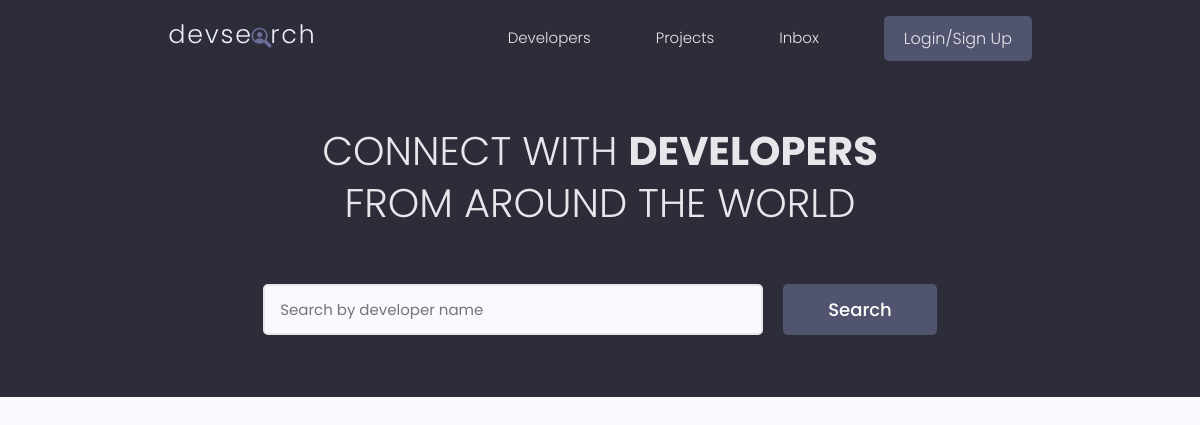
/users/, run on an earlier commit of the app's database.
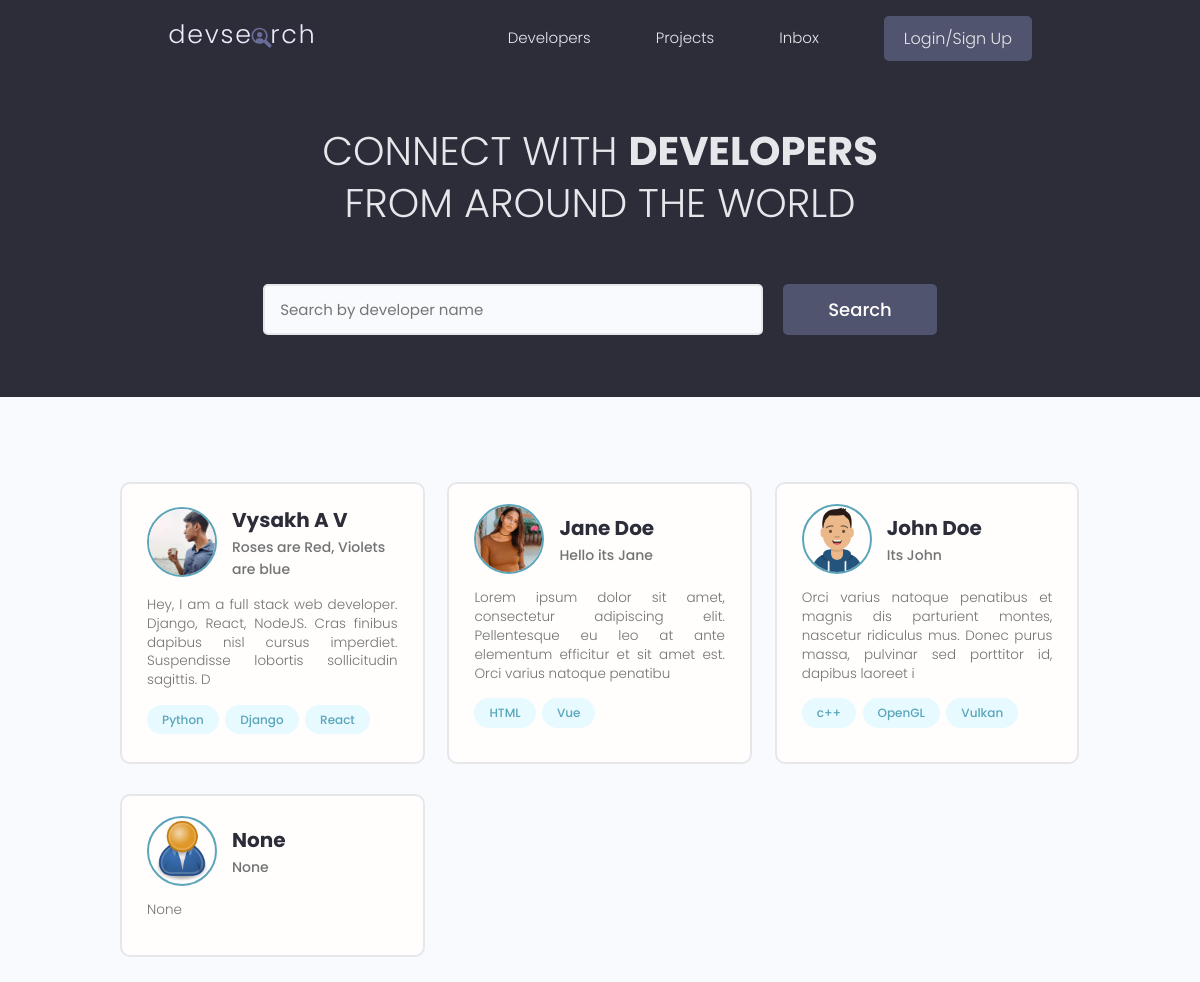
And on a later commit of the database.
### users/models.py (models this page shows, shortened)
class Profile(models.Model):
    user = models.OneToOneField(User, on_delete=models.CASCADE, null=True, blank=True)
    name = models.CharField(max_length=100, blank=True, null = True)
    username = models.CharField(max_length=100, blank=True, null = True)
    location = models.CharField(max_length=100, blank=True, null = True)
    email = models.EmailField(max_length=100, blank=True, null = True)
    caption = models.CharField(max_length=200, null=True, blank=True)
    bio = models.TextField(max_length=500, null=True, blank=True)
    profile_image = models.ImageField(null=True, blank=True, upload_to='profiles/', default='profiles/user-default.png')
    social_github = models.CharField(max_length=100, blank=True, null = True)
    social_twitter = models.CharField(max_length=100, blank=True, null = True)
    created = models.DateTimeField(auto_now_add=True)

class Skill(models.Model):
    owner = models.ForeignKey(Profile, on_delete=models.CASCADE, null=True, blank=True)
    name = models.CharField(max_length=50, blank=True, null = True)
    description = models.CharField(max_length=200, blank=True, null = True)
    created = models.DateTimeField(auto_now_add=True)
    def __str__(self):
        return f"{self.name}"

### users/views.py (the view)
# urls.py: path('', views.profiles, name='profiles'),
def profiles(request):
    profiles = Profile.objects.all()
    context = {'profiles': profiles}
    return render(request, 'users/profiles.html', context)

### users/templates/users/profiles.html (shortened to what this page needs)
{% extends 'projects/base.html' %}
{% block content %}
    <main class="home">
        <section class="hero-section text-center">
        <div class="container container--narrow">
            <div class="hero-section__box">
            <h2>CONNECT WITH <span>DEVELOPERS</span></h2>
            <h2>FROM AROUND THE WORLD</h2>
            </div>
            <div class="hero-section__search">
            <form class="form" action="#" method="get">
                <div class="form__field">
                <input class="input input--text" id="formInput#search" type="text" name="text"
                    placeholder="Search by developer name" />
                </div>
                <input class="btn btn--sub btn--lg" type="submit" value="Search" />
            </form>
            </div>
        </div>
        </section>
        <section class="devlist">
        <div class="container">
            <div class="grid grid--three">
                {% for profile in profiles %}
                <div class="column card">
                    <div class="dev">
                    <a href="{% url 'user-profile' profile.id %}" class="card__body">
                        <div class="dev__profile">
                        <img class="avatar avatar--md" src="{{profile.profile_image.url}}" alt="image" />
                        <div class="dev__meta">
                            <h3>{{profile.name}}</h3>
                            <h5>{{profile.caption}}</h5>
                        </div>
                        </div>
                        <p class="dev__info">
                        {{profile.bio|slice:150}}
                        </p>
                        <div class="dev__skills">
                        {% for skill in profile.skill_set.all %}
                        <span class="tag tag--pill tag--main">
                            <small>{{skill}}</small>
                        </span>
                        {% endfor %}
                        </div>
                    </a>
                    </div>
                </div>
                {% endfor %}
            </div>
        </div>
        </section>
    </main>
{% endblock %}

### projects/templates/projects/base.html (shortened to what this page needs)
<!DOCTYPE html>
<html lang="en">
{% load static %}
<head>
    <link rel="stylesheet" href="{% static 'styles/main.css' %}">
    <link rel="stylesheet" href="https://cdn.iconmonstr.com/1.3.0/css/iconmonstr-iconic-font.min.css" />
    <link rel="stylesheet" href="{% static 'uikit/styles/uikit.css' %}" />
    <link rel="stylesheet" href="{% static 'styles/app.css' %}" />
    <link rel="stylesheet" href="https://unpkg.com/@highlightjs/cdn-assets@10.7.1/styles/default.min.css" />
    <link rel="stylesheet" href="https://unpkg.com/@highlightjs/cdn-assets@10.7.1/styles/night-owl.min.css" />
</head>
<body>
    {% include 'projects/navbar.html' %}
    {% block content %}
    {% endblock %}
</body>
</html>

### projects/templates/projects/navbar.html (shortened to what this page needs)
{% load static %}
<header class="header">
    <div class="container container--narrow">
      <a href="{% url 'profiles' %}" class="header__logo">
        <img src="{% static 'images/logo.svg' %}" alt="DevSearch Logo" />
      </a>
      <nav class="header__nav">
        <ul class="header__menu">
          <li class="header__menuItem"><a href="">Developers</a></li>
          <li class="header__menuItem"><a href="{% url 'project-list' %}">Projects</a></li>
          <li class="header__menuItem"><a href="">Inbox</a></li>
          {% if request.user.is_authenticated %}
          <li class="header__menuItem"><a href="{% url 'create-project' %}">Create Project</a></li>
          <li class="header__menuItem"><a href="{% url 'logout' %}" class="btn btn--sub">Logout</a></li>
          {% else %}
          <li class="header__menuItem"><a href="{% url 'login' %}" class="btn btn--sub">Login/Sign Up</a></li>
          {% endif %}
        </ul>
      </nav>
    </div>
  </header>

### static/styles/app.css (style rules this page uses)
:root { --color-sub: #2d2d39; }
.btn--sub { background-color: var(--color-sub-light); }
.card { border: 2px solid var(--color-light); }
img { width: 100%; }
.header { position: sticky; z-index: 111; background-color: var(--color-sub); padding: 1.5rem 0; }
.header > .container { display: flex; justify-content: space-between; align-items: center; }
.header__logo > img { height: 3.8rem; }
.header__nav > ul { display: inline-flex; align-items: center; list-style: none; gap: 6.5rem; }
.header__menuItem > a { color: var(--color-light); font-weight: 300; }
.hero-section { height: 40vh; display: flex; align-items: center; background-color: var(--color-sub); }
.hero-section__box { margin-bottom: 4rem; }
.hero-section__box > h2, .hero-section__box > h2 > span { font-size: 4rem; color: var(--color-light); line-height: 1.3; text-transform: uppercase; }
.hero-section__box > h2 { font-weight: 300; }
.hero-section__box > h2 > span { font-weight: 700; }
.hero-section__search > .form { display: flex; align-items: center; justify-content: center; gap: 2rem; }
.hero-section__search > .form input.input--text { width: 50rem; }
.devlist { margin-top: 8rem; }
.devlist .grid { align-items: stretch; }
.devlist .dev .dev__profile { display: flex; align-items: center; gap: 1.5rem; }
.devlist .dev .dev__meta h3 { color: var(--color-sub); font-size: 2rem; font-weight: 700; }
.devlist .dev .dev__meta h5 { color: var(--color-text); font-size: 1.4rem; font-weight: 500; }
.devlist .dev .dev__info { margin: 1.5rem 0; font-size: 1.35rem; line-height: 1.4; text-align: justify; }

### static/uikit/styles/modules/_variables.css (style rules this page uses)
:root { --color-main: #5aa5b9; --color-main-light: #e6faff; --color-sub: #3f4156; --color-sub-light: #51546e; --color-sub-lighter: #ededfd; --color-text: #737373; --color-gray: #8b8b8b; --color-light: #e5e7eb; --color-light-gray: #767676; --color-bg: #f8fafd; --color-white: #fffefd; --color-white-light: #f3f3f3; --color-success: #359e64; --color-success-bg: #def8e8; --color-error: #fc4b0b; --color-error-bg: #fff2ee; --font-base: 'Poppins', arial, helvetica, 'Segoe UI', roboto, ubuntu, sans-serif; --font-monospace: 'Fira Code', 'Courier New', courier, monospace; --font-regular: 300; --font-medium: 500; --font-bold: 700; --generic-shadow: 1px 1px 5px #00000010; --generic-transition: all 0.3s ease-in-out; }

### static/uikit/styles/modules/_base.css (style rules this page uses)
* { margin: 0; padding: 0; box-sizing: border-box; text-rendering: optimizeLegibility; color: inherit; font-size: inherit; }
html { font-size: 50%; }
@media only screen and (min-width: 480px) { html { font-size: 56.25%; } }
@media only screen and (min-width: 1200px) { html { font-size: 62.5%; } }
body { line-height: 1.6; font-weight: 400; font-size: 1.5rem; color: var(--color-text); background-color: var(--color-bg); min-height: 100vh; }

### static/uikit/styles/modules/_typography.css (style rules this page uses)
* { font-family: var(--font-base); }
h2 { font-size: 3.6rem; font-weight: var(--font-bold); }
h3 { font-size: 3.2rem; font-weight: var(--font-medium); }
h5 { font-size: 2.4rem; font-weight: var(--font-medium); }
h5, h6 { font-weight: var(--font-regular); }
p, span, strong { font-size: 1.6rem; color: var(--color-text); font-weight: var(--font-regular); }
a { padding-bottom: 2px; text-decoration: none; display: inline-block; color: var(--color-main); font-weight: var(--font-medium); }

### static/uikit/styles/modules/_utilities.css (style rules this page uses)
.container { width: 92%; max-width: 165rem; margin: 0 auto; box-sizing: border-box; }
.container--narrow { width: 92%; max-width: 120rem; }
@media screen and (min-width: 1000px) { .container { width: 90%; } }
@media screen and (min-width: 1000px) { .container--narrow { width: 85%; } }
@media screen and (min-width: 1200px) { .container { width: 80%; } }
@media screen and (min-width: 1200px) { .container--narrow { width: 72%; } }
.text-center { text-align: center; }

### static/uikit/styles/modules/_avatar.css (style rules this page uses)
.avatar { border-radius: 50%; border: 2px solid var(--color-main); object-fit: cover; }
.avatar--md { height: 7rem; width: 7rem; }

### static/uikit/styles/modules/_button.css (style rules this page uses)
.btn { display: inline-block; position: relative; cursor: pointer; background-color: var(--color-light); font-weight: var(--font-medium); color: var(--color-sub); text-decoration: none; padding: 1rem 2rem; border-radius: 0.5rem; border: none; width: -webkit-fit-content; width: -moz-fit-content; width: fit-content; height: -webkit-fit-content; height: -moz-fit-content; height: fit-content; font-size: 1.6rem; outline-width: 0; outline-color: transparent; -webkit-backface-visibility: hidden; backface-visibility: hidden; transition: all 0.3s ease-in-out; }
.btn--sub { background-color: var(--color-sub); color: var(--color-white); }
.btn--lg { font-size: 1.8rem; padding: 1.2rem 4.5rem; }

What changed in the data, as far as the page shows it:
added Profile: profile_image (picture), name "Vysakh A V", caption "Roses are Red, Violets are blue", bio "Hey, I am a full stack web developer. Django, React, NodeJS. Cras finibus dapibus nisl cursus imperdiet. Suspendisse lobortis sollicitudin sagittis. D"
added Skill: name "Python", shown under "Vysakh A V"
added Skill: name "Django", shown under "Vysakh A V"
added Skill: name "React", shown under "Vysakh A V"
added Profile: profile_image (picture), name "Jane Doe", caption "Hello its Jane", bio "Lorem ipsum dolor sit amet, consectetur adipiscing elit. Pellentesque eu leo at ante elementum efficitur et sit amet est. Orci varius natoque penatibu"
added Skill: name "HTML", shown under "Jane Doe"
added Skill: name "Vue", shown under "Jane Doe"
added Profile: profile_image (picture), name "John Doe", caption "Its John", bio "Orci varius natoque penatibus et magnis dis parturient montes, nascetur ridiculus mus. Donec purus massa, pulvinar sed porttitor id, dapibus laoreet i"
added Skill: name "c++", shown under "John Doe"
added Skill: name "OpenGL", shown under "John Doe"
added Skill: name "Vulkan", shown under "John Doe"
added Profile: profile_image (placeholder picture), name "None", caption "None", bio "None"
